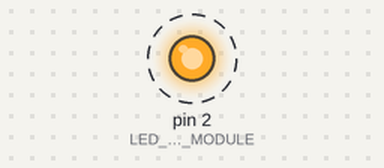
A sketch run on a simulated Arduino Uno, built with avr-gcc and run on an emulated ATmega328P. On the bench: output pins drawn as LEDs (lit = HIGH). Dashed ring = blinking.

Above: at 3.5 s.
Timing chart, 0 to 7.6 s (numbered marks = the images above):
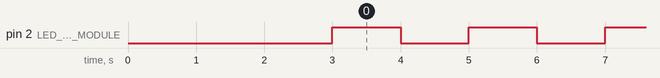

Measured:
- by itself, pin 2 (LED_ON_MODULE): alternates HIGH for 1.0 s and LOW for 1.0 s

The sketch:

L01p02.ino
```cpp
#include <Arduino.h>
#define LED_ON_MODULE 2
void taskToggle();

//===============================================
void setup() {
	delay(3000);
    pinMode(LED_ON_MODULE, OUTPUT);
}
void loop() {
    taskToggle();
    delay(1000);
}
//###############################################
void taskToggle() {
    digitalWrite(LED_ON_MODULE, !digitalRead(LED_ON_MODULE));
}
```
